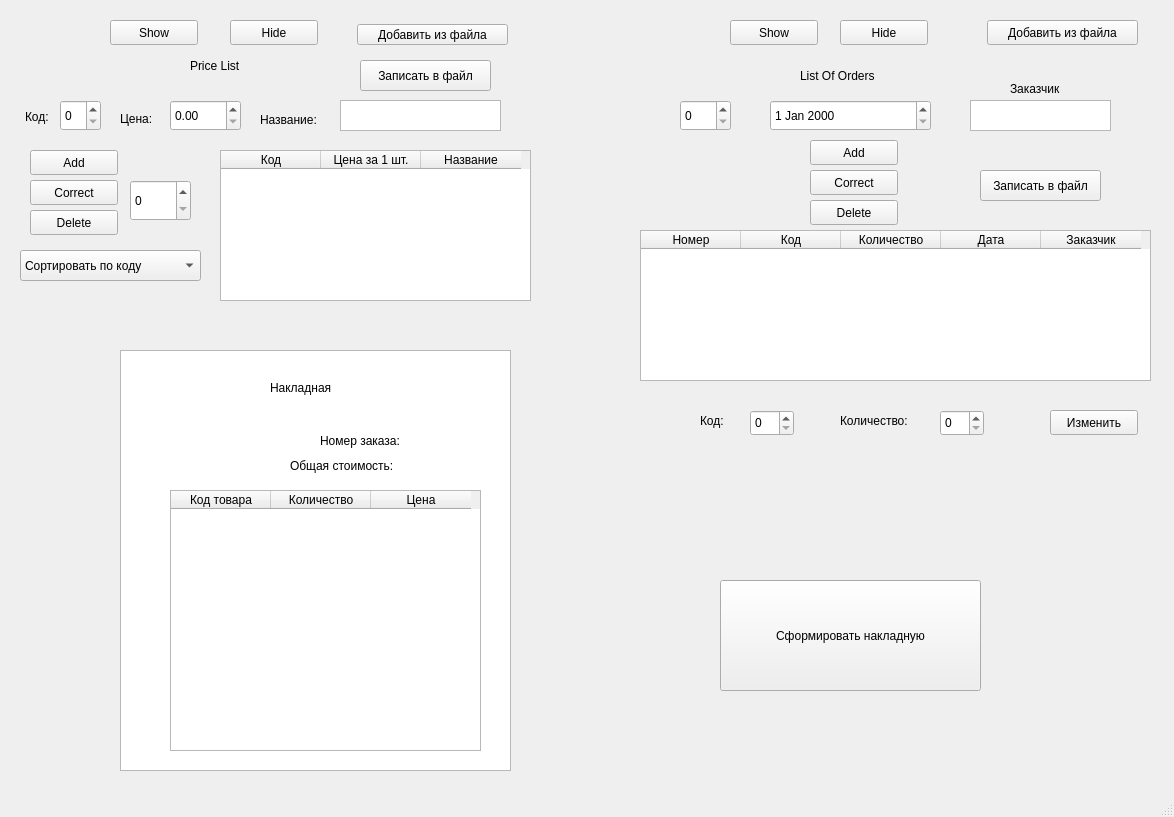
<?xml version="1.0" encoding="UTF-8"?>
<ui version="4.0">
 <class>MainWindow</class>
 <widget class="QMainWindow" name="MainWindow">
  <property name="geometry">
   <rect>
    <x>0</x>
    <y>0</y>
    <width>1174</width>
    <height>817</height>
   </rect>
  </property>
  <property name="windowTitle">
   <string>MainWindow</string>
  </property>
  <widget class="QWidget" name="centralwidget">
   <widget class="QTextEdit" name="priceNameEdit">
    <property name="geometry">
     <rect>
      <x>340</x>
      <y>100</y>
      <width>161</width>
      <height>31</height>
     </rect>
    </property>
   </widget>
   <widget class="QSpinBox" name="priceCodespinBox">
    <property name="geometry">
     <rect>
      <x>60</x>
      <y>100</y>
      <width>41</width>
      <height>31</height>
     </rect>
    </property>
   </widget>
   <widget class="QDoubleSpinBox" name="priceDoubleSpinBox">
    <property name="geometry">
     <rect>
      <x>170</x>
      <y>100</y>
      <width>71</width>
      <height>31</height>
     </rect>
    </property>
   </widget>
   <widget class="QLabel" name="label">
    <property name="geometry">
     <rect>
      <x>190</x>
      <y>50</y>
      <width>111</width>
      <height>31</height>
     </rect>
    </property>
    <property name="text">
     <string>Price List</string>
    </property>
   </widget>
   <widget class="QDateEdit" name="dateEdit">
    <property name="geometry">
     <rect>
      <x>770</x>
      <y>100</y>
      <width>161</width>
      <height>31</height>
     </rect>
    </property>
   </widget>
   <widget class="QTextEdit" name="orderNameEdit">
    <property name="geometry">
     <rect>
      <x>970</x>
      <y>100</y>
      <width>141</width>
      <height>31</height>
     </rect>
    </property>
   </widget>
   <widget class="QLabel" name="label_2">
    <property name="geometry">
     <rect>
      <x>800</x>
      <y>60</y>
      <width>111</width>
      <height>31</height>
     </rect>
    </property>
    <property name="text">
     <string>List Of Orders</string>
    </property>
   </widget>
   <widget class="QPushButton" name="addingPriceButton">
    <property name="geometry">
     <rect>
      <x>30</x>
      <y>150</y>
      <width>88</width>
      <height>25</height>
     </rect>
    </property>
    <property name="text">
     <string>Add</string>
    </property>
   </widget>
   <widget class="QPushButton" name="addingOrderButton">
    <property name="geometry">
     <rect>
      <x>810</x>
      <y>140</y>
      <width>88</width>
      <height>25</height>
     </rect>
    </property>
    <property name="text">
     <string>Add</string>
    </property>
   </widget>
   <widget class="QPushButton" name="priceCorrectButton">
    <property name="geometry">
     <rect>
      <x>30</x>
      <y>180</y>
      <width>88</width>
      <height>25</height>
     </rect>
    </property>
    <property name="text">
     <string>Correct</string>
    </property>
   </widget>
   <widget class="QPushButton" name="orderCorrectButton">
    <property name="geometry">
     <rect>
      <x>810</x>
      <y>170</y>
      <width>88</width>
      <height>25</height>
     </rect>
    </property>
    <property name="text">
     <string>Correct</string>
    </property>
   </widget>
   <widget class="QSpinBox" name="codeSpinBox">
    <property name="geometry">
     <rect>
      <x>750</x>
      <y>410</y>
      <width>44</width>
      <height>26</height>
     </rect>
    </property>
   </widget>
   <widget class="QSpinBox" name="quantitySpinBox">
    <property name="geometry">
     <rect>
      <x>940</x>
      <y>410</y>
      <width>44</width>
      <height>26</height>
     </rect>
    </property>
   </widget>
   <widget class="QLabel" name="label_3">
    <property name="geometry">
     <rect>
      <x>700</x>
      <y>410</y>
      <width>41</width>
      <height>21</height>
     </rect>
    </property>
    <property name="text">
     <string>Код:</string>
    </property>
   </widget>
   <widget class="QLabel" name="label_4">
    <property name="geometry">
     <rect>
      <x>840</x>
      <y>410</y>
      <width>91</width>
      <height>21</height>
     </rect>
    </property>
    <property name="text">
     <string>Количество:</string>
    </property>
   </widget>
   <widget class="QTableWidget" name="priceTable">
    <property name="geometry">
     <rect>
      <x>220</x>
      <y>150</y>
      <width>311</width>
      <height>151</height>
     </rect>
    </property>
    <column>
     <property name="text">
      <string>Код</string>
     </property>
    </column>
    <column>
     <property name="text">
      <string>Цена за 1 шт.</string>
     </property>
    </column>
    <column>
     <property name="text">
      <string>Название</string>
     </property>
    </column>
   </widget>
   <widget class="QTableWidget" name="orderTable">
    <property name="geometry">
     <rect>
      <x>640</x>
      <y>230</y>
      <width>511</width>
      <height>151</height>
     </rect>
    </property>
    <column>
     <property name="text">
      <string>Номер</string>
     </property>
    </column>
    <column>
     <property name="text">
      <string>Код</string>
     </property>
    </column>
    <column>
     <property name="text">
      <string>Количество</string>
     </property>
    </column>
    <column>
     <property name="text">
      <string>Дата</string>
     </property>
    </column>
    <column>
     <property name="text">
      <string>Заказчик</string>
     </property>
    </column>
   </widget>
   <widget class="QPushButton" name="addGoodsButton">
    <property name="geometry">
     <rect>
      <x>1050</x>
      <y>410</y>
      <width>88</width>
      <height>25</height>
     </rect>
    </property>
    <property name="text">
     <string>Изменить</string>
    </property>
   </widget>
   <widget class="QPushButton" name="showPriceButton">
    <property name="geometry">
     <rect>
      <x>110</x>
      <y>20</y>
      <width>88</width>
      <height>25</height>
     </rect>
    </property>
    <property name="text">
     <string>Show</string>
    </property>
   </widget>
   <widget class="QPushButton" name="priceHideButton">
    <property name="geometry">
     <rect>
      <x>230</x>
      <y>20</y>
      <width>88</width>
      <height>25</height>
     </rect>
    </property>
    <property name="text">
     <string>Hide</string>
    </property>
   </widget>
   <widget class="QSpinBox" name="priceChoiseSpinBox">
    <property name="geometry">
     <rect>
      <x>130</x>
      <y>180</y>
      <width>61</width>
      <height>41</height>
     </rect>
    </property>
   </widget>
   <widget class="QPushButton" name="priceDeleteButton">
    <property name="geometry">
     <rect>
      <x>30</x>
      <y>210</y>
      <width>88</width>
      <height>25</height>
     </rect>
    </property>
    <property name="text">
     <string>Delete</string>
    </property>
   </widget>
   <widget class="QLabel" name="label_5">
    <property name="geometry">
     <rect>
      <x>1010</x>
      <y>80</y>
      <width>66</width>
      <height>17</height>
     </rect>
    </property>
    <property name="text">
     <string>Заказчик</string>
    </property>
   </widget>
   <widget class="QPushButton" name="orderDeleteButton">
    <property name="geometry">
     <rect>
      <x>810</x>
      <y>200</y>
      <width>88</width>
      <height>25</height>
     </rect>
    </property>
    <property name="text">
     <string>Delete</string>
    </property>
   </widget>
   <widget class="QSpinBox" name="orderChoiseSpinBox">
    <property name="geometry">
     <rect>
      <x>680</x>
      <y>100</y>
      <width>51</width>
      <height>31</height>
     </rect>
    </property>
   </widget>
   <widget class="QPushButton" name="showOrderButton">
    <property name="geometry">
     <rect>
      <x>730</x>
      <y>20</y>
      <width>88</width>
      <height>25</height>
     </rect>
    </property>
    <property name="text">
     <string>Show</string>
    </property>
   </widget>
   <widget class="QPushButton" name="orderHideButton">
    <property name="geometry">
     <rect>
      <x>840</x>
      <y>20</y>
      <width>88</width>
      <height>25</height>
     </rect>
    </property>
    <property name="text">
     <string>Hide</string>
    </property>
   </widget>
   <widget class="QTextBrowser" name="textBrowser">
    <property name="geometry">
     <rect>
      <x>120</x>
      <y>350</y>
      <width>391</width>
      <height>421</height>
     </rect>
    </property>
   </widget>
   <widget class="QLabel" name="label_6">
    <property name="geometry">
     <rect>
      <x>270</x>
      <y>380</y>
      <width>81</width>
      <height>16</height>
     </rect>
    </property>
    <property name="text">
     <string>Накладная</string>
    </property>
   </widget>
   <widget class="QPushButton" name="formingButton">
    <property name="geometry">
     <rect>
      <x>720</x>
      <y>580</y>
      <width>261</width>
      <height>111</height>
     </rect>
    </property>
    <property name="text">
     <string>Сформировать накладную</string>
    </property>
   </widget>
   <widget class="QLabel" name="label_7">
    <property name="geometry">
     <rect>
      <x>320</x>
      <y>430</y>
      <width>101</width>
      <height>21</height>
     </rect>
    </property>
    <property name="text">
     <string>Номер заказа:</string>
    </property>
   </widget>
   <widget class="QLabel" name="label_8">
    <property name="geometry">
     <rect>
      <x>290</x>
      <y>450</y>
      <width>131</width>
      <height>31</height>
     </rect>
    </property>
    <property name="text">
     <string>Общая стоимость:</string>
    </property>
   </widget>
   <widget class="QTableWidget" name="formingTable">
    <property name="geometry">
     <rect>
      <x>170</x>
      <y>490</y>
      <width>311</width>
      <height>261</height>
     </rect>
    </property>
    <column>
     <property name="text">
      <string>Код товара</string>
     </property>
    </column>
    <column>
     <property name="text">
      <string>Количество</string>
     </property>
    </column>
    <column>
     <property name="text">
      <string>Цена</string>
     </property>
    </column>
   </widget>
   <widget class="QLabel" name="numberLabel">
    <property name="geometry">
     <rect>
      <x>430</x>
      <y>430</y>
      <width>41</width>
      <height>21</height>
     </rect>
    </property>
    <property name="text">
     <string/>
    </property>
   </widget>
   <widget class="QLabel" name="costLabel">
    <property name="geometry">
     <rect>
      <x>430</x>
      <y>460</y>
      <width>41</width>
      <height>16</height>
     </rect>
    </property>
    <property name="text">
     <string/>
    </property>
   </widget>
   <widget class="QLabel" name="label_9">
    <property name="geometry">
     <rect>
      <x>25</x>
      <y>107</y>
      <width>41</width>
      <height>20</height>
     </rect>
    </property>
    <property name="text">
     <string>Код:</string>
    </property>
   </widget>
   <widget class="QLabel" name="label_10">
    <property name="geometry">
     <rect>
      <x>120</x>
      <y>110</y>
      <width>66</width>
      <height>17</height>
     </rect>
    </property>
    <property name="text">
     <string>Цена:</string>
    </property>
   </widget>
   <widget class="QLabel" name="label_11">
    <property name="geometry">
     <rect>
      <x>260</x>
      <y>110</y>
      <width>71</width>
      <height>20</height>
     </rect>
    </property>
    <property name="text">
     <string>Название:</string>
    </property>
   </widget>
   <widget class="QPushButton" name="priceFileAddingButton">
    <property name="geometry">
     <rect>
      <x>357</x>
      <y>24</y>
      <width>151</width>
      <height>21</height>
     </rect>
    </property>
    <property name="text">
     <string>Добавить из файла</string>
    </property>
   </widget>
   <widget class="QPushButton" name="orderFileAddingButton">
    <property name="geometry">
     <rect>
      <x>987</x>
      <y>20</y>
      <width>151</width>
      <height>25</height>
     </rect>
    </property>
    <property name="text">
     <string>Добавить из файла</string>
    </property>
   </widget>
   <widget class="QPushButton" name="priceFileWritingButton">
    <property name="geometry">
     <rect>
      <x>360</x>
      <y>60</y>
      <width>131</width>
      <height>31</height>
     </rect>
    </property>
    <property name="text">
     <string>Записать в файл</string>
    </property>
   </widget>
   <widget class="QPushButton" name="orderFileWriteButton">
    <property name="geometry">
     <rect>
      <x>980</x>
      <y>170</y>
      <width>121</width>
      <height>31</height>
     </rect>
    </property>
    <property name="text">
     <string>Записать в файл</string>
    </property>
   </widget>
   <widget class="QComboBox" name="comboBox">
    <property name="geometry">
     <rect>
      <x>20</x>
      <y>250</y>
      <width>181</width>
      <height>31</height>
     </rect>
    </property>
    <item>
     <property name="text">
      <string>Сортировать по коду</string>
     </property>
    </item>
    <item>
     <property name="text">
      <string>Сортировать по цене</string>
     </property>
    </item>
   </widget>
  </widget>
  <widget class="QMenuBar" name="menubar">
   <property name="geometry">
    <rect>
     <x>0</x>
     <y>0</y>
     <width>1174</width>
     <height>22</height>
    </rect>
   </property>
  </widget>
  <widget class="QStatusBar" name="statusbar"/>
 </widget>
 <resources/>
 <connections/>
</ui>
